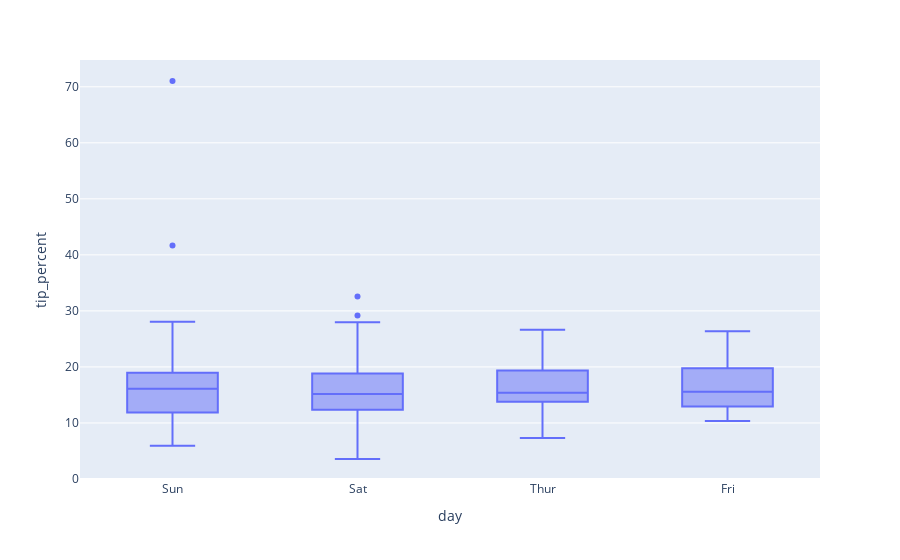

The notebook cell this image was saved under:
### Markdown cell above
<details><summary>Blockly Hints</summary><ul><li>Notation<ul><li><code>A</code> &nbsp;:&nbsp; <code>B</code>&nbsp; means snap blocks A and B together.</li><li><code>A</code> &nbsp;&lt;-&nbsp; <code>B</code>&nbsp; means insert block B into the hole in block A.</li></ul></li><li>Blocks<ul><li>freestyle<ul><li>Unless specifically instructed, use the first block from the FREESTYLE menu.</li></ul></li><li><code>with .. do .. using ..</code><ul><li>The <code>with .. do .. using ..</code> block is found under VARIABLES.</li> <li>If <code>do</code> dropdown says "!Not populated until you execute code", click anywhere in the notebook tab, then click try "Run All Above Selected Cell" from the "Run" menu.</li> <li>If <code>with .. do .. using ..</code> block does not want to snap together nicely with the <code>set .. to</code> block, try dragging the <code>set .. to</code> block instead.</li></ul></li><li><code>create list with</code><ul><li>The <code>create list with</code> block is found under LISTS.</li> <li>You can use the <code>+ -</code> controls on the block to change the number of notches. Unless specifically instructed, the block should not have any empty notches when you click Blocks to Code. </li></ul></li><li>variable<ul><li>After it is created, each variable has its own block at the end of the VARIABLES menu.</li></ul></li></ul></li></ul></details>

### Code cell
#!response

px.box(df, x=category, y=values)

### Figure 1 — Plotly figure (JSON) as saved in the notebook; plotly's stock layout.template omitted (floating-point values rounded to 4 significant figures; data arrays with more than 128 entries replaced by an {"elided": "..."} marker saying what was removed)
{"data": [{"alignmentgroup": "True", "hovertemplate": "day=%{x}<br>tip_percent=%{y}<extra></extra>", "legendgroup": "", "marker": {"color": "#636efa"}, "name": "", "notched": false, "offsetgroup": "", "orientation": "v", "showlegend": false, "type": "box", "x": {"elided": "244 str values"}, "x0": " ", "xaxis": "x", "y": {"elided": "244 float values"}, "y0": " ", "yaxis": "y"}], "layout": {"boxmode": "group", "legend": {"tracegroupgap": 0}, "margin": {"t": 60}, "xaxis": {"anchor": "y", "domain": [0, 1], "title": {"text": "day"}}, "yaxis": {"anchor": "x", "domain": [0, 1], "title": {"text": "tip_percent"}}}}
